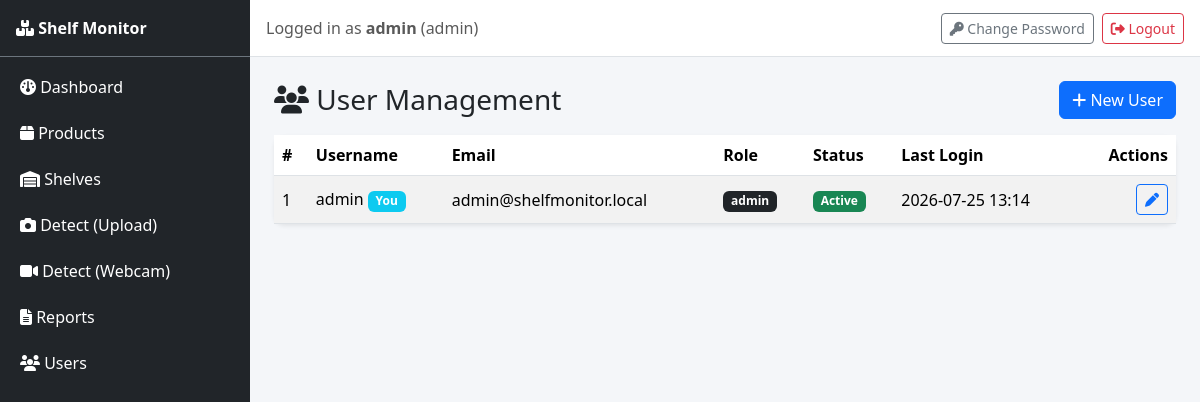
Page /users/ (signed in) on the committed database.
### app/models/user.py (models this page shows, shortened)
class User(UserMixin, db.Model):
    __tablename__ = "users"
    id = db.Column(db.Integer, primary_key=True)
    username = db.Column(db.String(80), unique=True, nullable=False)
    email = db.Column(db.String(120), unique=True, nullable=False)
    password_hash = db.Column(db.String(255), nullable=False)
    role = db.Column(db.Enum("admin", "staff", name="user_role"), default="staff", nullable=False)
    is_active_user = db.Column(db.Boolean, default=True)
    created_at = db.Column(db.DateTime, default=datetime.utcnow)
    last_login = db.Column(db.DateTime, nullable=True)
    def is_admin(self):
        return self.role == "admin"

### app/routes/users.py (the view)
@users_bp.route("/")
@login_required
@admin_required
def index():
    users = User.query.order_by(User.username).all()
    return render_template("dashboard/users.html", users=users)

### app/routes/users.py (called while the page is built)
def admin_required(view_func):
    @wraps(view_func)
    def wrapper(*args, **kwargs):
        if not current_user.is_admin():
            abort(403)
        return view_func(*args, **kwargs)
    return wrapper

### app/templates/dashboard/users.html (shortened to what this page needs)
{% extends "base.html" %}
{% block content %}
<div class="d-flex justify-content-between align-items-center mb-3">
    <h3 class="mb-0"><i class="fa-solid fa-users"></i> User Management</h3>
    <a href="{{ url_for('users.create') }}" class="btn btn-primary"><i class="fa-solid fa-plus"></i> New User</a>
</div>
<div class="card shadow-sm">
<table class="table table-striped table-hover align-middle mb-0 bg-white">
    <thead><tr><th>#</th><th>Username</th><th>Email</th><th>Role</th><th>Status</th><th>Last Login</th><th class="text-end">Actions</th></tr></thead>
    <tbody>
    {% for u in users %}
        <tr>
            <td>{{ u.id }}</td>
            <td>{{ u.username }}{% if u.id == current_user.id %} <span class="badge bg-info">You</span>{% endif %}</td>
            <td>{{ u.email }}</td>
            <td><span class="badge {{ 'bg-dark' if u.role == 'admin' else 'bg-secondary' }}">{{ u.role }}</span></td>
            <td>
                {% if u.is_active_user %}
                <span class="badge bg-success">Active</span>
                {% else %}
                <span class="badge bg-secondary">Inactive</span>
                {% endif %}
            </td>
            <td>{{ u.last_login.strftime('%Y-%m-%d %H:%M') if u.last_login else '—' }}</td>
            <td class="text-end">
                <a href="{{ url_for('users.edit', user_id=u.id) }}" class="btn btn-sm btn-outline-primary" title="Edit"><i class="fa-solid fa-pen"></i></a>
            </td>
        </tr>
    {% else %}
        <tr><td colspan="7" class="text-center text-muted py-4">No users found.</td></tr>
    {% endfor %}
    </tbody>
</table>
</div>
{% endblock %}

### app/templates/base.html (shortened to what this page needs)
<!DOCTYPE html>
<html lang="en">
<head>
    <link href="https://cdn.jsdelivr.net/npm/bootstrap@5.3.3/dist/css/bootstrap.min.css" rel="stylesheet">
    <link rel="stylesheet" href="https://cdnjs.cloudflare.com/ajax/libs/font-awesome/6.5.1/css/all.min.css">
    <link rel="stylesheet" href="{{ url_for('static', filename='css/style.css') }}">
</head>
<body>
{% if current_user.is_authenticated %}
<div class="d-flex" id="wrapper">
    <div class="sidebar bg-dark text-white" id="sidebar">
        <div class="sidebar-header p-3 border-bottom border-secondary">
            <i class="fa-solid fa-boxes-stacked"></i> <strong>Shelf Monitor</strong>
        </div>
        <ul class="nav flex-column p-2">
            <li class="nav-item"><a class="nav-link text-white" href="{{ url_for('dashboard.index') }}"><i class="fa-solid fa-gauge"></i> Dashboard</a></li>
            <li class="nav-item"><a class="nav-link text-white" href="{{ url_for('products.index') }}"><i class="fa-solid fa-box"></i> Products</a></li>
            <li class="nav-item"><a class="nav-link text-white" href="{{ url_for('shelves.index') }}"><i class="fa-solid fa-warehouse"></i> Shelves</a></li>
            <li class="nav-item"><a class="nav-link text-white" href="{{ url_for('detection.upload') }}"><i class="fa-solid fa-camera"></i> Detect (Upload)</a></li>
            <li class="nav-item"><a class="nav-link text-white" href="{{ url_for('detection.webcam') }}"><i class="fa-solid fa-video"></i> Detect (Webcam)</a></li>
            <li class="nav-item"><a class="nav-link text-white" href="{{ url_for('reports.index') }}"><i class="fa-solid fa-file-lines"></i> Reports</a></li>
            {% if current_user.is_admin() %}
            <li class="nav-item"><a class="nav-link text-white" href="{{ url_for('users.index') }}"><i class="fa-solid fa-users"></i> Users</a></li>
            {% endif %}
        </ul>
    </div>
    <div class="flex-grow-1">
        <nav class="navbar navbar-light bg-white border-bottom px-3">
            <span class="navbar-text">Logged in as <strong>{{ current_user.username }}</strong> ({{ current_user.role }})</span>
            <a href="{{ url_for('users.change_password') }}" class="btn btn-outline-secondary btn-sm ms-auto me-2"><i class="fa-solid fa-key"></i> Change Password</a>
            <a href="{{ url_for('auth.logout') }}" class="btn btn-outline-danger btn-sm"><i class="fa-solid fa-right-from-bracket"></i> Logout</a>
        </nav>
        <div class="container-fluid p-4">
            {% block content %}{% endblock %}
        </div>
    </div>
</div>
{% else %}
    {% include 'partials/_flash.html' %}
    {% block guest_content %}{% endblock %}
{% endif %}
</body>
</html>

### app/static/css/style.css (style rules this page uses)
body { background-color: #f4f6f9; }
#sidebar { width: 250px; min-height: 100vh; }
#sidebar .nav-link { padding: 10px 12px; border-radius: 6px; margin-bottom: 2px; }
.card { border: none; border-radius: 10px; }

### rows in the picture
User: username "admin", role "admin", id "1", shows "You", email "admin@shelfmonitor.local", is_active_user "Active", last_login "2026-07-25 13:14"
